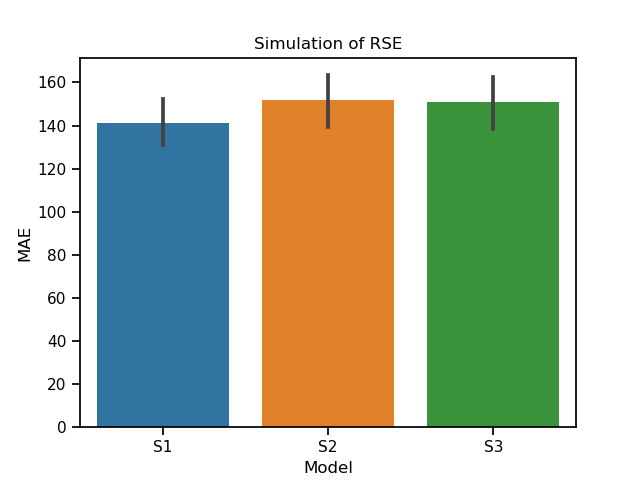

The script that saved this image:
from sklearn.datasets import make_regression
from sklearn.model_selection import cross_validate
from sklearn.metrics import make_scorer, mean_absolute_error

import matplotlib.pyplot as plt
import seaborn as sns
import pandas as pd

from rse import RSE

def plot_fig(df):
    sns.set_context("notebook")
    plt.Figure(dpi=150)
    sns.barplot(data=df, x="Model", y="MAE")
    plt.title("Simulation of RSE")
    plt.savefig("simulation.png")

def main(): 
    # S is Stimulus Featues, B is Neural Activity.  
    S, B = make_regression(n_samples=100, n_features=500, n_targets=500, random_state=0)
    print(f'the shape of S (Stimulus Featues): { S.shape } \nthe shape of B (Neural Activity): { B.shape }')
    cv_results = cross_validate(estimator=RSE(), X=S, y=B, scoring=make_scorer(mean_absolute_error))
    print('MAE score:', cv_results['test_score'])

    S1, B = make_regression(n_samples=100, n_features=500, n_targets=500, random_state=0)
    S2, _ = make_regression(n_samples=100, n_features=500, n_targets=500, random_state=1)
    S3, _ = make_regression(n_samples=100, n_features=500, n_targets=500, random_state=2)
    S1_score = cross_validate(estimator=RSE(), X=S1, y=B, scoring=make_scorer(mean_absolute_error))['test_score']
    S2_score = cross_validate(estimator=RSE(), X=S2, y=B, scoring=make_scorer(mean_absolute_error))['test_score']
    S3_score = cross_validate(estimator=RSE(), X=S3, y=B, scoring=make_scorer(mean_absolute_error))['test_score']
    score = [["S1", score] for score in S1_score] + [["S2", score] for score in S2_score] + [["S3", score] for score in S3_score]
    plot_fig(pd.DataFrame(score, columns=["Model", "MAE"]))

if __name__ == "__main__":
    main()
